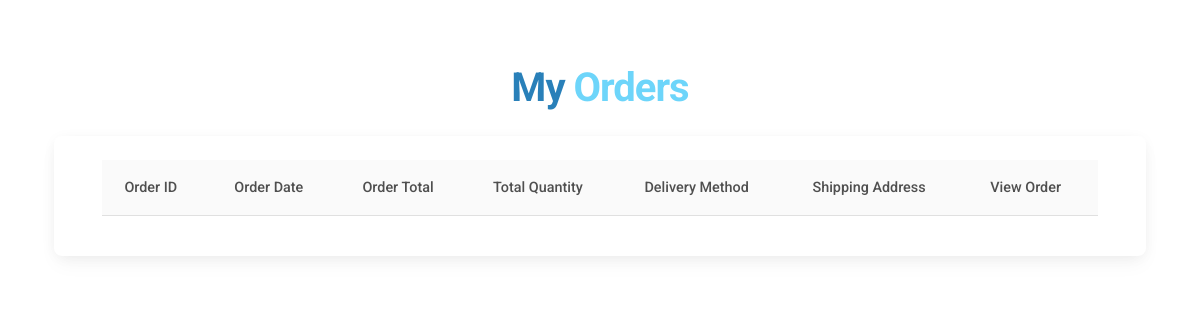
The app's page /spmart/myorders.php (signed in), older data.
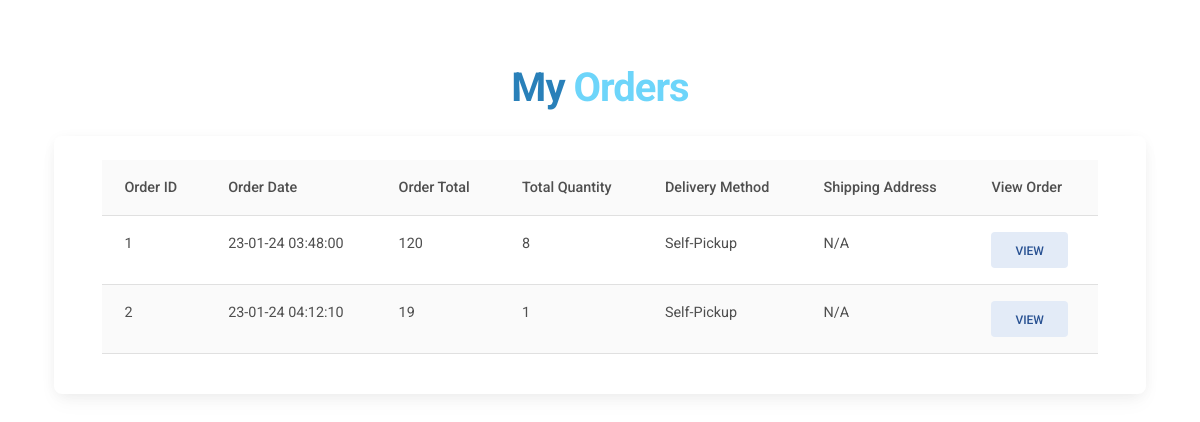
The same page, newer data.
### tables this page shows
CREATE TABLE `orders_list` (
  `id` int(10) UNSIGNED NOT NULL,
  `product_id` int(11) DEFAULT NULL,
  `product_name` text DEFAULT NULL,
  `product_price` int(11) DEFAULT NULL,
  `product_quantity` int(11) DEFAULT NULL,
  `order_id` int(11) DEFAULT NULL,
  `user_id` int(11) DEFAULT NULL,
  `address` text DEFAULT NULL,
  `order_date` text DEFAULT NULL,
  `order_type` text DEFAULT NULL,
  `qr_code` text DEFAULT NULL
);

### spmart/myorders.php (the view, shortened to what this page needs)
<!DOCTYPE html>
<html lang="en">
<head>
  <link rel="stylesheet" href="https://use.fontawesome.com/releases/v5.11.2/css/all.css" />
  <link rel="stylesheet" href="css/mdb.min.css" />
  <link rel="stylesheet" href="css/style.css" />
</head>
<body>
  <main class="mt-5 mb-5">
    <div class="container px-1 py-2 px-md-5 text-center text-lg-start my-2">
      <div class="row gx-lg-5 align-items-center mb-5">
            <h6 class="mt-2 mb-4 display-6 fw-bold ls-tight text-center" style="color: #2980B9">
              My
              <span style="color: #6DD5FA">Orders</span>
            </h6>
            <div class="card mb-4">
              <div class="card-body">
                <table class="table table-striped">
                  <tr>
                    <th>Order ID</th>
                    <th>Order Date</th>
                    <th>Order Total</th>
                    <th>Total Quantity</th>
                    <th>Delivery Method</th>
                    <th>Shipping Address</th>
                    <th>View Order</th>
                  </tr>
                  <?php
                  $db = new PDO('mysql:host=mysql;dbname=spmart', 'root', '');
                  $sql = "SELECT * FROM orders_list  WHERE user_id = '" . $_COOKIE['id'] . "'";
                  $result = $db->query($sql);
                  foreach ($result as $row) {
                    echo "<tr>";
                    echo "<td>" . $row['order_id'] . "</td>";
                    echo "<td>" . $row['order_date'] . "</td>";
                    echo "<td>" . $row['product_price'] . "</td>";
                    echo "<td>" . $row['product_quantity'] . "</td>";
                    echo "<td>" . $row['order_type'] . "</td>";
                    echo "<td>" . $row['address'] . "</td>";
                    echo "<td><button type='button' class='btn btn-secondary' data-mdb-toggle='modal' data-mdb-target='#" . "order_" . $row['order_id'] . "'>View</button></td>";
                    echo "</tr>";
                  }
                  echo "</table>";
                  ?>
                  <?php
                  $sql = "SELECT * FROM orders_list  WHERE user_id = '" . $_COOKIE['id'] . "'";
                  $result = $db->query($sql);
                  foreach ($result as $row) {
                    echo "</div>";
                  }
                  ?>
              </div>
            </div>
      </div>
  </main>
</body>
</html>

Row changes from the older to the newer data that the page shows:
added orders_list: order "1", order_date "23-01-24 03:48:00", product_price "120", product_quantity "8", order_type "Self-Pickup", address "N/A"
added orders_list: order "2", order_date "23-01-24 04:12:10", product_price "19", product_quantity "1", order_type "Self-Pickup", address "N/A"
